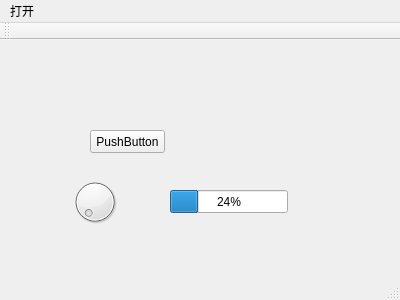
<?xml version="1.0" encoding="UTF-8"?>
<ui version="4.0">
 <class>MainWindow</class>
 <widget class="QMainWindow" name="MainWindow">
  <property name="geometry">
   <rect>
    <x>0</x>
    <y>0</y>
    <width>400</width>
    <height>300</height>
   </rect>
  </property>
  <property name="windowTitle">
   <string>MainWindow</string>
  </property>
  <widget class="QWidget" name="centralWidget">
   <widget class="QPushButton" name="pushButton">
    <property name="geometry">
     <rect>
      <x>90</x>
      <y>90</y>
      <width>75</width>
      <height>23</height>
     </rect>
    </property>
    <property name="text">
     <string>PushButton</string>
    </property>
   </widget>
   <widget class="QProgressBar" name="progressBar">
    <property name="geometry">
     <rect>
      <x>170</x>
      <y>150</y>
      <width>118</width>
      <height>23</height>
     </rect>
    </property>
    <property name="value">
     <number>24</number>
    </property>
   </widget>
   <widget class="QDial" name="dial">
    <property name="geometry">
     <rect>
      <x>70</x>
      <y>130</y>
      <width>50</width>
      <height>64</height>
     </rect>
    </property>
   </widget>
  </widget>
  <widget class="QMenuBar" name="menuBar">
   <property name="geometry">
    <rect>
     <x>0</x>
     <y>0</y>
     <width>400</width>
     <height>23</height>
    </rect>
   </property>
   <widget class="QMenu" name="menu">
    <property name="title">
     <string>打开</string>
    </property>
    <addaction name="actionOpen_Files"/>
   </widget>
   <addaction name="menu"/>
  </widget>
  <widget class="QToolBar" name="mainToolBar">
   <attribute name="toolBarArea">
    <enum>TopToolBarArea</enum>
   </attribute>
   <attribute name="toolBarBreak">
    <bool>false</bool>
   </attribute>
  </widget>
  <widget class="QStatusBar" name="statusBar"/>
  <action name="actionOpen_Files">
   <property name="text">
    <string>Open Files</string>
   </property>
  </action>
 </widget>
 <layoutdefault spacing="6" margin="11"/>
 <resources/>
 <connections>
  <connection>
   <sender>pushButton</sender>
   <signal>clicked()</signal>
   <receiver>MainWindow</receiver>
   <slot>close()</slot>
   <hints>
    <hint type="sourcelabel">
     <x>136</x>
     <y>129</y>
    </hint>
    <hint type="destinationlabel">
     <x>175</x>
     <y>74</y>
    </hint>
   </hints>
  </connection>
  <connection>
   <sender>dial</sender>
   <signal>valueChanged(int)</signal>
   <receiver>progressBar</receiver>
   <slot>setValue(int)</slot>
   <hints>
    <hint type="sourcelabel">
     <x>102</x>
     <y>198</y>
    </hint>
    <hint type="destinationlabel">
     <x>225</x>
     <y>199</y>
    </hint>
   </hints>
  </connection>
 </connections>
</ui>
